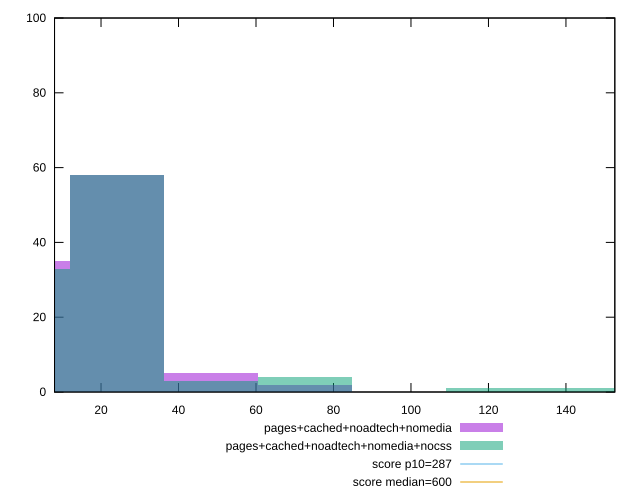

Write the gnuplot code that produced this figure.
reset

$pagesCachedNoadtechNomedia <<EOF
24.215882390317606 58
0 35
48.43176478063521 5
72.64764717095282 2
EOF

$pagesCachedNoadtechNomediaNocss <<EOF
48.43176478063521 3
24.215882390317606 58
145.29529434190565 1
0 33
72.64764717095282 4
121.07941195158803 1
EOF

set key outside below
set boxwidth 24.215882390317606
set xrange [8:152.6139999999997]
set yrange [0:100]
set trange [0:100]
set style fill transparent solid 0.5 noborder

set parametric
set terminal svg size 640, 500 enhanced background rgb 'white'
set output "report_00019_2021-02-10T18-14-37.922Z//total-blocking-time/comparison/histogram/3_vs_4.svg"

plot $pagesCachedNoadtechNomedia title "pages+cached+noadtech+nomedia" with boxes, \
     $pagesCachedNoadtechNomediaNocss title "pages+cached+noadtech+nomedia+nocss" with boxes, \
     287,t title "score p10=287", \
     600,t title "score median=600"

reset
